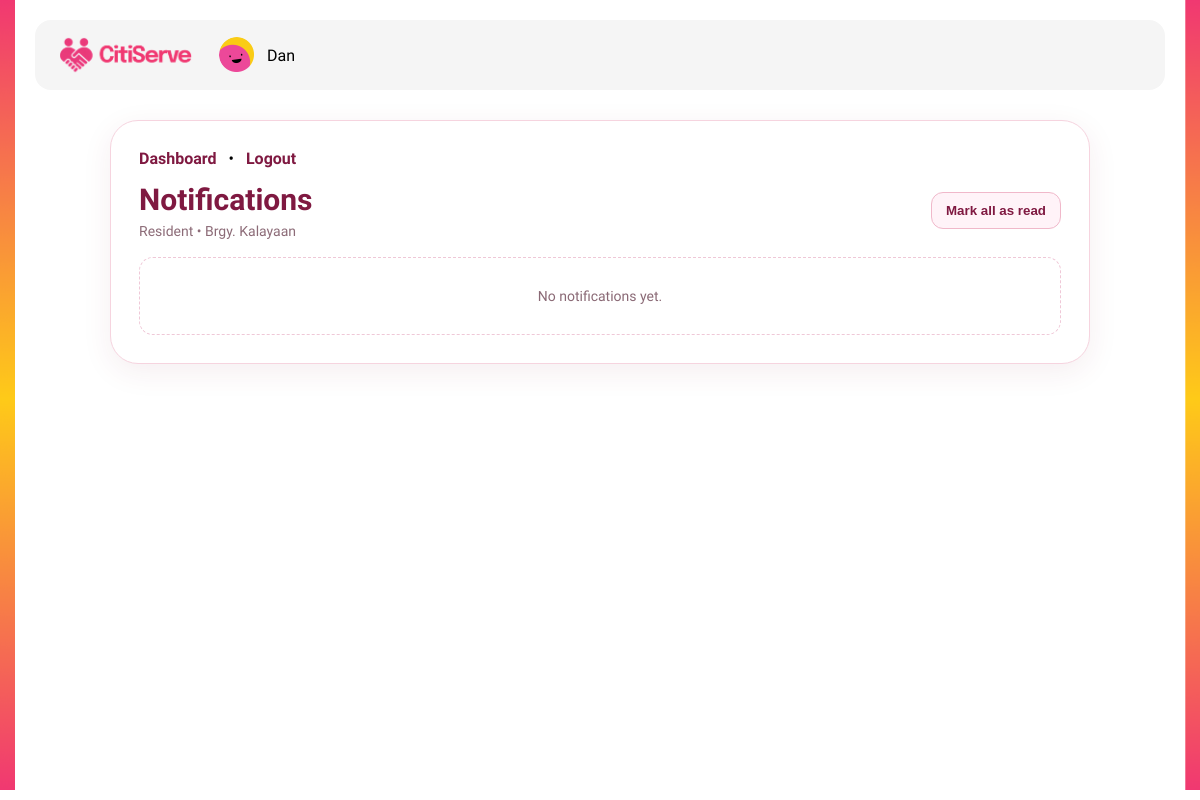
The page /public/notifications.php (signed in) on the database as committed earlier.
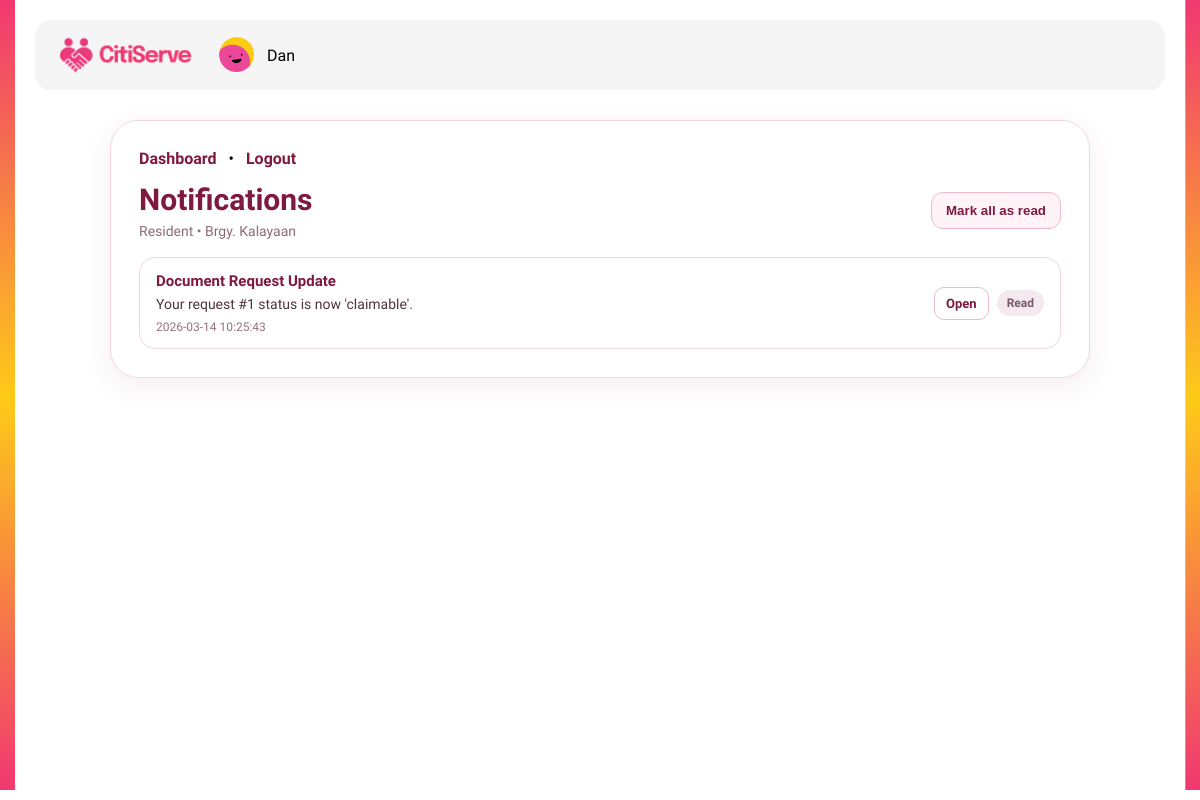
The same page on the database as committed later.
### tables this page shows
CREATE TABLE `notifications` (
  `id` int(10) UNSIGNED NOT NULL,
  `user_id` int(10) UNSIGNED NOT NULL,
  `title` varchar(150) NOT NULL,
  `message` text NOT NULL,
  `link` varchar(255) DEFAULT NULL,
  `is_read` tinyint(1) NOT NULL DEFAULT 0,
  `created_at` timestamp NULL DEFAULT current_timestamp()
);

### app/config/database.php (called while the page is built)
<?php
return [
    'driver'   => 'mysql',
    'host'     => '127.0.0.1',
    'port'     => 3306,
    'database' => 'citiserve_db',
    'username' => 'phpmyadmin',
    'password' => 'YourStrongPassword',
    'charset'  => 'utf8mb4',
    'collation'=> 'utf8mb4_unicode_ci',
];

### app/core/Database.php (called while the page is built)
<?php
class Database
{
    private $connection;
    public function __construct()
    {
        $config = require __DIR__ . '/../config/database.php';
        $dsn = $config['driver'] . ':host=' . $config['host']
             . ';port=' . $config['port']
             . ';dbname=' . $config['database']
             . ';charset=' . $config['charset'];
        try {
            $this->connection = new PDO(
                $dsn,
                $config['username'],
                $config['password'],
                [
                    PDO::ATTR_ERRMODE            => PDO::ERRMODE_EXCEPTION,
                    PDO::ATTR_DEFAULT_FETCH_MODE => PDO::FETCH_ASSOC,
                    PDO::ATTR_EMULATE_PREPARES   => false,
                ]
            );
        } catch (PDOException $e) {
            die('Database connection failed: ' . $e->getMessage());
        }
    }
    public function getConnection()
    {
        return $this->connection;
    }
}

### app/core/CitiServeData.php (called while the page is built, shortened)
<?php
require_once __DIR__ . '/Database.php';
require_once __DIR__ . '/../models/User.php';
class CitiServeData
{
    private $db;
    public function __construct()
    {
        $database = new Database();
        $this->db = $database->getConnection();
    }
    public function findUserById($id)
    {
        $stmt = $this->db->prepare('SELECT * FROM users WHERE id = ? LIMIT 1');
        $stmt->execute([$id]);
        $row = $stmt->fetch();
        return $row ? User::fromRow($row) : null;
    }
    public function getNotificationsByUser($userId)
    {
        $sql = 'SELECT id, user_id, title, message, link, is_read, created_at FROM notifications WHERE user_id = ? ORDER BY created_at DESC, id DESC';
        $stmt = $this->db->prepare($sql);
        $stmt->execute([$userId]);
        return $stmt->fetchAll();
    }
}

### app/helpers/auth.php (called while the page is built, shortened)
<?php
require_once __DIR__ . '/../core/CitiServeData.php';
function require_login()
{
    $data = new CitiServeData();
    $userId = (int)$_SESSION['user_id'];
    $user = $data->findUserById($userId);
    $userInfo = [
        'id' => $user->id,
        'full_name' => $user->full_name,
        'email' => $user->email,
        'role' => $user->role
    ];
    return $userInfo;
}

### app/models/User.php (called while the page is built, shortened)
<?php
class User
{
    public static function fromRow($row)
    {
        $user = new User();
        if (isset($row['id'])) {
            $user->id = (int)$row['id'];
        } else {
            $user->id = null;
        }
        $user->full_name = isset($row['full_name']) ? $row['full_name'] : '';
        $user->email = isset($row['email']) ? $row['email'] : '';
        $user->password_hash = isset($row['password_hash']) ? $row['password_hash'] : '';
        $user->role = isset($row['role']) ? $row['role'] : 'resident';
        $user->address = isset($row['address']) ? $row['address'] : null;
        $user->contact_number = isset($row['contact_number']) ? $row['contact_number'] : null;
        $user->is_verified = isset($row['is_verified']) ? (int)$row['is_verified'] : 1;
        $user->proof_of_id = isset($row['proof_of_id']) ? $row['proof_of_id'] : null;
        $user->created_at = isset($row['created_at']) ? $row['created_at'] : null;
        $user->updated_at = isset($row['updated_at']) ? $row['updated_at'] : null;
        return $user;
    }
}

### public/notifications.php (the view, shortened to what the changed rows need)
<?php
require_once __DIR__ . '/../app/helpers/auth.php';
require_once __DIR__ . '/../app/core/CitiServeData.php';
$user = require_login();
$data = new CitiServeData();
$rows = $data->getNotificationsByUser((int)$user['id']);
function h($v)
{
    return htmlspecialchars((string)$v, ENT_QUOTES, 'UTF-8');
}
?>
<!doctype html>
<html lang="en">
<head>
    <link rel="stylesheet" href="/CitiServe/frontend/dashboard/CSS/dashboard.css">
</head>
<body>
<div class="notif-page-wrap">
    <div class="notif-page-card">
        <div class="notif-top-links">
            <a href="/CitiServe/public/dashboard.php">Dashboard</a>
            <span>•</span>
            <a href="/CitiServe/public/logout.php">Logout</a>
        </div>
        <div class="notif-page-head">
            <div>
                <h1 class="notif-page-title">Notifications</h1>
            </div>
            <div class="notif-actions">
            </div>
        </div>
        <?php if (empty($rows)): ?>
            <div class="notif-empty">No notifications yet.</div>
        <?php else: ?>
            <div class="notif-list-full">
                <?php foreach ($rows as $n): ?>
                    <div class="notif-row <?= (int)$n['is_read'] === 0 ? 'unread' : '' ?>">
                        <div class="notif-row-left">
                            <div class="notif-row-title"><?= h($n['title']) ?></div>
                            <div class="notif-row-msg"><?= h($n['message']) ?></div>
                            <div class="notif-row-time"><?= h($n['created_at']) ?></div>
                        </div>
                        <div class="notif-row-right">
                            <a class="notif-open-link" href="/CitiServe/public/notifications.php?open=<?= (int)$n['id'] ?>">Open</a>
                            <?php if ((int)$n['is_read'] === 0): ?>
                                <form method="post" class="notif-mark-form">
                                    <?= csrf_field() ?>
                                    <input type="hidden" name="mark_read_id" value="<?= (int)$n['id'] ?>">
                                    <button type="submit" class="notif-mark-btn">Mark read</button>
                                </form>
                            <?php else: ?>
                                <span class="notif-read-pill">Read</span>
                            <?php endif; ?>
                        </div>
                    </div>
                <?php endforeach; ?>
            </div>
        <?php endif; ?>
    </div>
</div>
</body>
</html>

Rows that differ between the two databases and show on the page:
added notifications: title "Document Request Update", message "Your request #1 status is now 'claimable'.", created_at "2026-03-14 10:25:43", is_read "Read"
Other text that changed with them:
text no longer shown: "No notifications yet."
